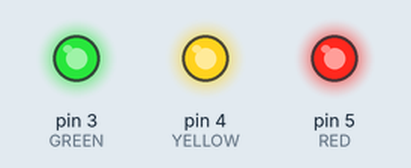
Simulated run of this sketch. Board: Arduino Uno, built with avr-gcc and run on an emulated ATmega328P. Parts: output pins drawn as LEDs (lit = HIGH).

Above: at 0.5 s.
At 3.5 s:
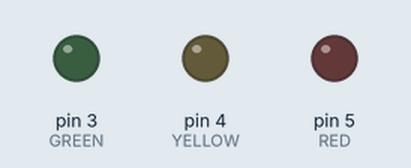
Timing chart, 0 to 4.6 s (numbered marks = the images above):
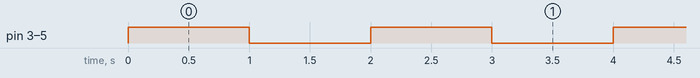

Measured:
- by itself, pin 3 (GREEN), pin 4 (YELLOW), pin 5 (RED): alternates HIGH for 1.0 s and LOW for 1.0 s

The sketch:

LED_blinking.ino
```cpp
void setup() {
  // put your setup code here, to run once:
  // set the LED pins as outputs
  pinMode(3, OUTPUT); // GREEN
  pinMode(4, OUTPUT); // YELLOW
  pinMode(5, OUTPUT); // RED
}

void loop() {
  // put your main code here, to run repeatedly:
  // turn on the GREEN LED
  digitalWrite(3, HIGH);
  // turn on the YELLOW LED
  digitalWrite(4, HIGH);
  // turn on the RED LED
  digitalWrite(5, HIGH);

  delay(1000); // apply a sleep 1 sec

  // turn off the GREEN LED
  digitalWrite(3, LOW);
  // turn off the YELLOW LED
  digitalWrite(4, LOW);
  // turn off the RED LED
  digitalWrite(5, LOW);

  delay(1000); // sleep 1 sec

}
```
